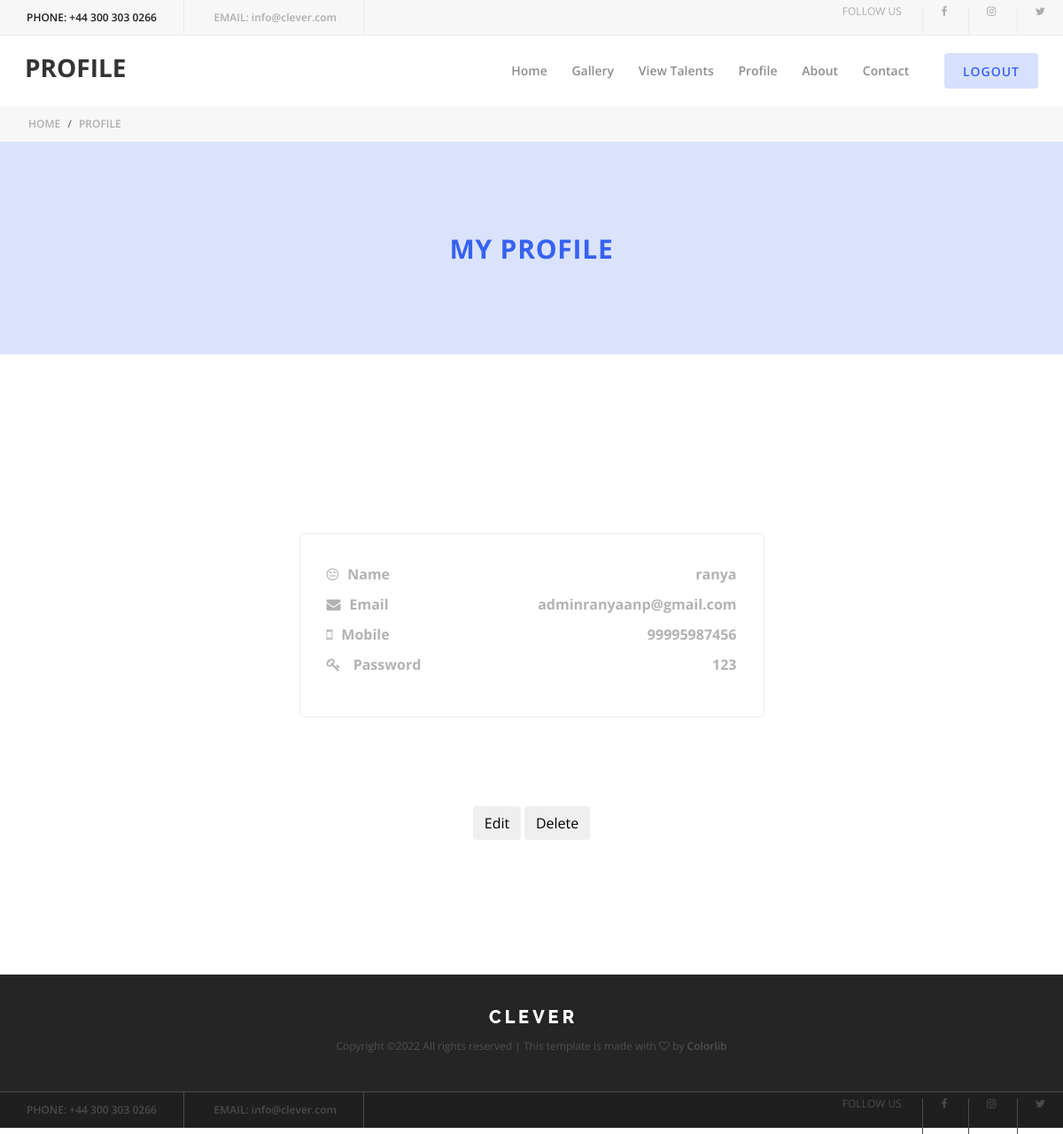
/talent/profile (signed in), run on the app's committed database.
### talent/models.py (models this page shows, shortened)
class signup(models.Model):
    name = models.CharField(max_length=50)
    email = models.CharField(max_length=50)
    mobile = models.CharField(max_length=50, default='')
    password = models.CharField(max_length=50, default='')
    role = models.CharField(max_length=50, default='')
    status = models.IntegerField(default='1')

### talent/views.py (the view)
def profile(request):
    prof = signup.objects.get(id=request.session['id'])
    return render(request, 'talent/candidate_profile.html', {'prof': prof})

### template/talent/candidate_profile.html (shortened to what this page needs)
{% load static %}
<html lang="en">
<head>
    <link rel="stylesheet" href="{% static 'style.css'%}">
</head>
<body>
    <header class="header-area">
        <div class="top-header-area d-flex justify-content-between align-items-center">
            <div class="contact-info">
                <a href="#"><span>Phone:</span> +44 300 303 0266</a>
                <a href="#"><span>Email:</span> info@clever.com</a>
            </div>
            <div class="follow-us">
                <span>Follow us</span>
                <a href="#"><i class="fa fa-facebook" aria-hidden="true"></i></a>
                <a href="#"><i class="fa fa-instagram" aria-hidden="true"></i></a>
                <a href="#"><i class="fa fa-twitter" aria-hidden="true"></i></a>
            </div>
        </div>
        <div class="clever-main-menu">
            <div class="classy-nav-container breakpoint-off">
                <nav class="classy-navbar justify-content-between" id="cleverNav">
                    <a><h3>PROFILE</h3></a>
                    <div class="classy-menu">
                        <div class="classynav">
                           <ul>
                                <li><a href="{% url 'index' %}">Home</a></li>
                                <li><a href="{% url 'gallery' %}">Gallery</a>
                                </li>
                                <li><a href="{% url 'view_talents' %}">View Talents</a></li>
                               <li><a href="{% url 'profile' %}">Profile</a></li>
                               <li><a href="#">About</a></li>
                                <li><a href="#">Contact</a></li>
                                <li><a><br></a></li>
                            </ul>
                            <div class="register-login-area">
                                <a href="{% url 'logout' %}" class="btn active" onclick="alert('Are you sure you want to logout ?');">Logout</a>
                            </div>
                        </div>
                    </div>
                </nav>
            </div>
        </div>
    </header>
    <div class="breadcumb-area">
        <nav aria-label="breadcrumb">
            <ol class="breadcrumb">
                <li class="breadcrumb-item"><a href="#">Home</a></li>
                <li class="breadcrumb-item active" aria-current="page">Profile</li>
            </ol>
        </nav>
    </div>
	<div class="clever-catagory bg-img d-flex align-items-center justify-content-center p-3">
                <h3>My Profile</h3>
            </div>
			    <section class="popular-courses-area section-padding-100">
        <div class="container">
		<div class="single-course-intro d-flex align-items-center justify-content-center">
                <div class="col-6">
							<div class="hero-content text-center">
							<div class="contact--info mt-50 mb-100">
                        <ul class="contact-list">
                            <li>
                                <h6><i class="fa fa-meh-o" aria-hidden="true"></i>Name</h6>
                                <h6>{{prof.name}}</h6>
                            </li>
							<li>
                                <h6><i class="fa fa-envelope" aria-hidden="true"></i>Email</h6>
                                <h6>{{prof.email}}</h6>
                            </li>
							<li>
                                <h6><i class="fa fa-mobile" aria-hidden="true"></i>Mobile</h6>
                                <h6>{{prof.mobile}}</h6>
                            </li>
                            <li>
                                <h6><i class="fa fa-key" aria-hidden="true"></i> Password</h6>
                                <h6>{{prof.password}}</h6>
                            </li>
                            </ul>
                    </div>
                            <div class="tutor-information text-center">
                            <a href="{% url 'editp' id=prof.id  %}"> <button type="submit"  class="btn btn-edit" value="">Edit</button></a>
                             <a href="{% url 'deletep' id=prof.id  %}"><button type="submit"  class="btn btn-delete" onclick="return confirm('Are you sure to perform this? Your account will be deleted permenantly!!');" value="delete">Delete</button></a>
                           </div>
						   </div>
                        </div>
 </div>
 </div>
	</section>
    <footer class="footer-area">
        <div class="top-footer-area">
            <div class="container">
                <div class="row">
                    <div class="col-12">
                        <div class="footer-logo">
                            <a href="index.html"><img src="{% static 'img/core-img/logo2.png'%}" alt=""></a>
                        </div>
                        <p><a href="#"></a>
Copyright &copy;<script>document.write(new Date().getFullYear());</script> All rights reserved | This template is made with <i class="fa fa-heart-o" aria-hidden="true"></i> by <a href="https://colorlib.com" target="_blank">Colorlib</a>
</p>
                    </div>
                </div>
            </div>
        </div>
        <div class="bottom-footer-area d-flex justify-content-between align-items-center">
            <div class="contact-info">
                <a href="#"><span>Phone:</span> +44 300 303 0266</a>
                <a href="#"><span>Email:</span> info@clever.com</a>
            </div>
            <div class="follow-us">
                <span>Follow us</span>
                <a href="#"><i class="fa fa-facebook" aria-hidden="true"></i></a>
                <a href="#"><i class="fa fa-instagram" aria-hidden="true"></i></a>
                <a href="#"><i class="fa fa-twitter" aria-hidden="true"></i></a>
            </div>
        </div>
    </footer>
</body>
</html>

### data on the page
signup: name "ranya", email "adminranyaanp@gmail.com", mobile "99995987456", password "123"
